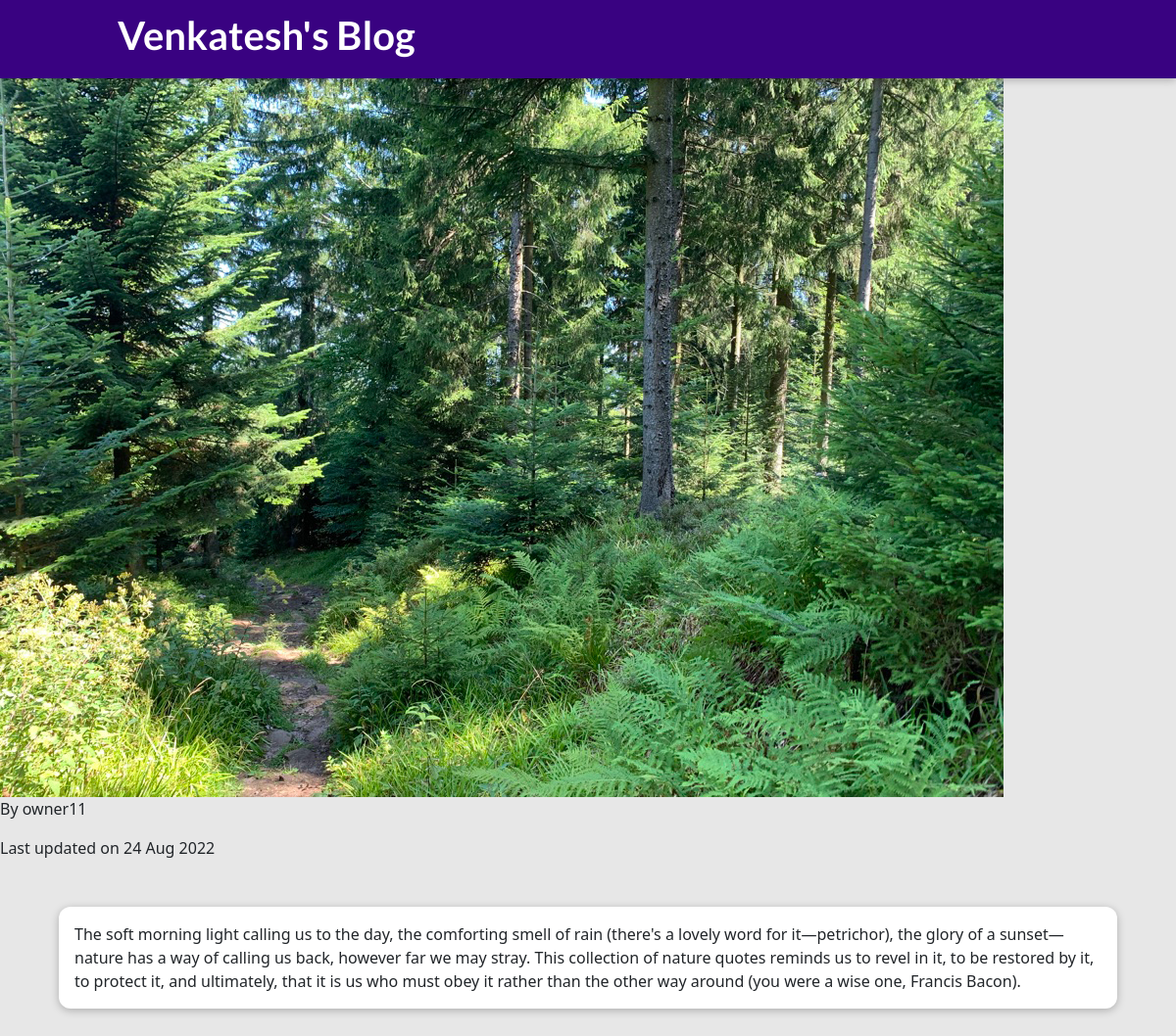
The app's page /posts/into-the-woods with its own data.
### blog/models.py (models this page shows)
class Post(models.Model):
    title = models.CharField(max_length=150,unique=True)
    excerpt = models.CharField(max_length=200)
    image = models.ImageField(upload_to="posts", null=True)
    date = models.DateField(auto_now=True)
    slug = AutoSlugField(populate_from='title', unique=True)
    content = models.TextField()
    author = models.ForeignKey(Author, on_delete=models.CASCADE, null=True, related_name='posts')

class Author(models.Model):
    user_key=models.ForeignKey(User,on_delete=models.CASCADE)
    def __str__(self):
        return self.user_key.username

### blog/views.py (the view)
# urls.py: path("posts/<slug:slug>", views.post_detail, name="post-detail-page"),
def post_detail(request, slug):
    identified_post = get_object_or_404(Post, slug=slug)
    return render(request, "blog/post-detail.html",{"post":identified_post})

### blog/templates/blog/post-detail.html (shortened to what this page needs)
{% extends "base.html" %}
{% load static %}
{% block css_files %}
 <link rel="stylesheet" href="{% static "blog/post-detail.css" %}" />
{% endblock %}
{% block content %}
 <section>
    <h2>{{ post.title }}</h2>
    <article>
        <img src="{{ post.image.url }}" alt="{{ post.title }}" />
        <address>By {{ post.author }}</address>
        <div>
            Last updated on <time>{{ post.date|date:"d M Y" }}</time>
        </div>
 </section>
 <main>
    {{ post.content }}
 </main>
{% endblock %}

### static/app.css (style rules this page uses)
* { box-sizing: border-box; }
html { font-family: 'Open Sans', 'Lato', sans-serif; }
body { margin: 0; }
h1, h2, h3 { font-family: 'Lato', sans-serif; font-weight: bold; }

### static/blog/post-detail.css (style rules this page uses)
body { background-color: #e7e7e7; }
main { width: 90%; max-width: 90rem; margin: 3rem auto; background-color: white; padding: 1rem; border-radius: 12px; box-shadow: 0 2px 8px rgba(0, 0, 0, 0.25); }

### records on screen
Post: image (picture), author "owner11", date "24 Aug 2022", content "The soft morning light calling us to the day, the comforting smell of rain (there's a lovely word for it—petrichor), the glory of a sunset—nature has a way of calling us back, however far we may stray. This collection of nature quotes reminds us to revel in it, to be restored by it, to protect it, and ultimately, that it is us who must obey it rather than the other way around (you were a wise one, Francis Bacon)."
